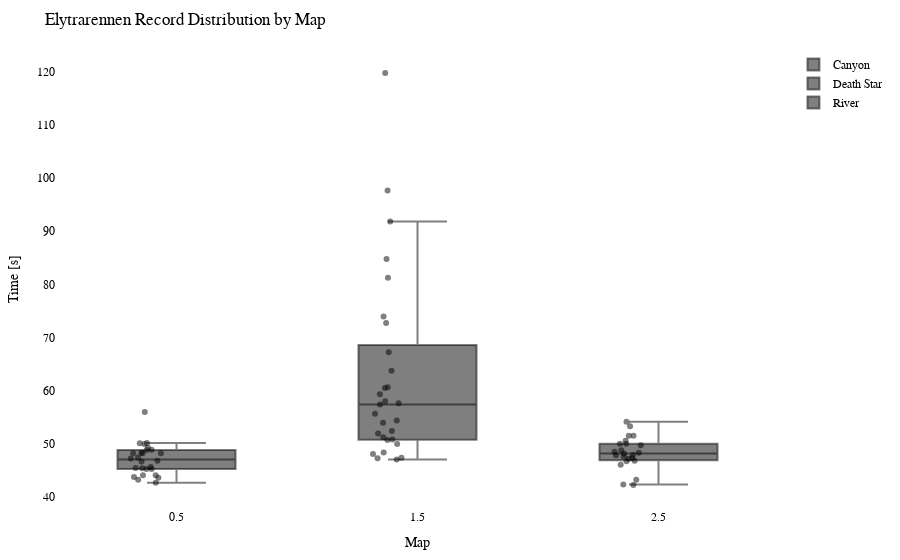

The cell this chart's notebook holds for it:
### Code cell
import plotly.graph_objects as go
import plotly.io as pio

df = getRecordsDataframe(minigame="Elytrarennen")

# Calculate the offset for centering the data points
num_columns = len(df.columns)
offset = 0.5

# Create a Swarm plot using Plotly
fig = go.Figure()

for i, column in enumerate(df.columns):
    x_values = [i + offset] * len(df[column])  # Adjust x-values with offset for horizontal centering
    fig.add_trace(go.Box(x=x_values,
                         y=df[column],
                         name=column,
                         boxpoints='all',
                         pointpos=-0.5,  # Adjust point position to prevent overlapping
                         marker=dict(color='rgba(0,0,0,0.5)', size=6),  # Adjust marker color and size
                         hovertext=df.index,
                         hoverinfo='text+y'))

fig.update_layout(title="Elytrarennen Record Distribution by Map",
                  xaxis=dict(title="Map"),
                  yaxis=dict(title="Time [s]"),
                  showlegend=True,
                  font=dict(family="Arial", size=12, color="black"),  # Customize font
                  plot_bgcolor="white",  # Set background color
                  margin=dict(l=50, r=50, t=50, b=50),  # Adjust margins for better layout
                  )

pio.show(fig)

pio.write_html(fig, "out/elytr_swarm_plot.html")

### Figure 1 — Plotly figure (JSON) as saved in the notebook; plotly's stock layout.template omitted (floating-point values rounded to 4 significant figures)
{"data": [{"boxpoints": "all", "hoverinfo": "text+y", "hovertext": ["20LeRe10", "2wc", "agowskyy", "Allooy", "Anni808", "Axollotel", "bawskey", "BusinessBent", "ByNetherdude", "byTobi", "cediiiiii_10", "Chander24", "Chrisi20101", "CML_Justin", "crocodile1870", "cxl1lo", "DarkCobweb", "deadfiight", "DerBaumIstDerWeg", "Dokkkkko", "Ex4cted", "Falke23_5", "Feinberg", "ffawks", "Fflopse", "ForceFox", "Freeeedom", "frutigall", "GamemasterNiki", "GeneralEnte06", "Gerrygames", "Gobo9", "GrafikKatze", "Grapfen", "Gummibearchen", "H1ghsay", "h4nnes", "Harold_Sensemann", "HeIsJustAPoorBoy", "HerrDante", "Jan2220", "JennieKim", "jimmi1410", "JOW23", "Joy_8oy", "juvona", "KakaMC", "Kanickelul", "Keenaai", "Kokochampi", "Kokochampo", "Kopfradio", "Krusti", "Kyuudo", "La_meleagro", "LeWi_100", "Lingex", "lizsyy", "LordAlexos", "loukrativ", "Lubottus", "Luis_XYZ", "M0orey_0", "marbrueck", "Martomias", "Mincheeen", "miridis41", "MrNulfred", "Mvsk_", "myshq", "Nexilus", "Ninivee", "officialryzon", "Oronor", "PedroZockt", "Picutar", "PixlNight", "PolizeiDreamy", "Radattel", "Radiokopf", "Raefinzs", "ReichesBrot", "revolverz", "Ritokii", "Sackkerl", "SB387", "ScreamingBlatz", "Sebi1801", "Seemops_8", "Sey__", "Shiewk", "SiLoHB", "Snitcherella", "SpeckyCut", "StaudammAusHolz", "TheBreadHD", "TheFabo", "Tomiokey", "twitchparaskiill", "Txlentierter", "T_Niko_T", "Umgfoin", "WachtelWachtel", "WirdNichtGeladen", "Wissender", "xBaumeisterin", "xX_Dima_ggg_Xx6", "xX_Masha_ggg_Xx9", "yzvm", "_n3d", "_Waldi_"], "marker": {"color": "rgba(0,0,0,0.5)", "size": 6}, "name": "Canyon", "pointpos": -0.5, "type": "box", "x": [0.5, 0.5, 0.5, 0.5, 0.5, 0.5, 0.5, 0.5, 0.5, 0.5, 0.5, 0.5, 0.5, 0.5, 0.5, 0.5, 0.5, 0.5, 0.5, 0.5, 0.5, 0.5, 0.5, 0.5, 0.5, 0.5, 0.5, 0.5, 0.5, 0.5, 0.5, 0.5, 0.5, 0.5, 0.5, 0.5, 0.5, 0.5, 0.5, 0.5, 0.5, 0.5, 0.5, 0.5, 0.5, 0.5, 0.5, 0.5, 0.5, 0.5, 0.5, 0.5, 0.5, 0.5, 0.5, 0.5, 0.5, 0.5, 0.5, 0.5, 0.5, 0.5, 0.5, 0.5, 0.5, 0.5, 0.5, 0.5, 0.5, 0.5, 0.5, 0.5, 0.5, 0.5, 0.5, 0.5, 0.5, 0.5, 0.5, 0.5, 0.5, 0.5, 0.5, 0.5, 0.5, 0.5, 0.5, 0.5, 0.5, 0.5, 0.5, 0.5, 0.5, 0.5, 0.5, 0.5, 0.5, 0.5, 0.5, 0.5, 0.5, 0.5, 0.5, 0.5, 0.5, 0.5, 0.5, 0.5, 0.5, 0.5, 0.5], "y": [null, null, null, null, null, null, null, null, null, null, null, null, 45.2, 45.58, 46.65, null, null, 48.28, null, null, null, null, null, 44.03, 43.19, null, 43.72, null, null, null, null, null, null, null, null, null, null, 55.94, 45.24, null, null, null, null, null, null, 48.81, null, null, 49.24, null, null, null, null, null, null, null, 48.18, null, null, 49.94, 47.4, null, 45.37, 43.57, null, null, null, 48.84, 46.79, null, null, 50.09, null, null, null, null, null, null, null, null, null, 48.17, null, null, null, null, 47.2, null, null, null, 44.03, 50.05, null, null, null, null, null, null, null, null, null, 45.41, 48.2, null, null, null, null, null, null, 42.62, null]}, {"boxpoints": "all", "hoverinfo": "text+y", "hovertext": ["20LeRe10", "2wc", "agowskyy", "Allooy", "Anni808", "Axollotel", "bawskey", "BusinessBent", "ByNetherdude", "byTobi", "cediiiiii_10", "Chander24", "Chrisi20101", "CML_Justin", "crocodile1870", "cxl1lo", "DarkCobweb", "deadfiight", "DerBaumIstDerWeg", "Dokkkkko", "Ex4cted", "Falke23_5", "Feinberg", "ffawks", "Fflopse", "ForceFox", "Freeeedom", "frutigall", "GamemasterNiki", "GeneralEnte06", "Gerrygames", "Gobo9", "GrafikKatze", "Grapfen", "Gummibearchen", "H1ghsay", "h4nnes", "Harold_Sensemann", "HeIsJustAPoorBoy", "HerrDante", "Jan2220", "JennieKim", "jimmi1410", "JOW23", "Joy_8oy", "juvona", "KakaMC", "Kanickelul", "Keenaai", "Kokochampi", "Kokochampo", "Kopfradio", "Krusti", "Kyuudo", "La_meleagro", "LeWi_100", "Lingex", "lizsyy", "LordAlexos", "loukrativ", "Lubottus", "Luis_XYZ", "M0orey_0", "marbrueck", "Martomias", "Mincheeen", "miridis41", "MrNulfred", "Mvsk_", "myshq", "Nexilus", "Ninivee", "officialryzon", "Oronor", "PedroZockt", "Picutar", "PixlNight", "PolizeiDreamy", "Radattel", "Radiokopf", "Raefinzs", "ReichesBrot", "revolverz", "Ritokii", "Sackkerl", "SB387", "ScreamingBlatz", "Sebi1801", "Seemops_8", "Sey__", "Shiewk", "SiLoHB", "Snitcherella", "SpeckyCut", "StaudammAusHolz", "TheBreadHD", "TheFabo", "Tomiokey", "twitchparaskiill", "Txlentierter", "T_Niko_T", "Umgfoin", "WachtelWachtel", "WirdNichtGeladen", "Wissender", "xBaumeisterin", "xX_Dima_ggg_Xx6", "xX_Masha_ggg_Xx9", "yzvm", "_n3d", "_Waldi_"], "marker": {"color": "rgba(0,0,0,0.5)", "size": 6}, "name": "Death Star", "pointpos": -0.5, "type": "box", "x": [1.5, 1.5, 1.5, 1.5, 1.5, 1.5, 1.5, 1.5, 1.5, 1.5, 1.5, 1.5, 1.5, 1.5, 1.5, 1.5, 1.5, 1.5, 1.5, 1.5, 1.5, 1.5, 1.5, 1.5, 1.5, 1.5, 1.5, 1.5, 1.5, 1.5, 1.5, 1.5, 1.5, 1.5, 1.5, 1.5, 1.5, 1.5, 1.5, 1.5, 1.5, 1.5, 1.5, 1.5, 1.5, 1.5, 1.5, 1.5, 1.5, 1.5, 1.5, 1.5, 1.5, 1.5, 1.5, 1.5, 1.5, 1.5, 1.5, 1.5, 1.5, 1.5, 1.5, 1.5, 1.5, 1.5, 1.5, 1.5, 1.5, 1.5, 1.5, 1.5, 1.5, 1.5, 1.5, 1.5, 1.5, 1.5, 1.5, 1.5, 1.5, 1.5, 1.5, 1.5, 1.5, 1.5, 1.5, 1.5, 1.5, 1.5, 1.5, 1.5, 1.5, 1.5, 1.5, 1.5, 1.5, 1.5, 1.5, 1.5, 1.5, 1.5, 1.5, 1.5, 1.5, 1.5, 1.5, 1.5, 1.5, 1.5, 1.5], "y": [null, null, null, null, null, null, null, null, null, null, null, null, null, 91.86, 52.36, null, null, 60.64, null, null, null, null, null, 47.0, 47.24, null, 50.78, null, null, null, null, null, null, 72.73, null, null, null, null, 49.93, null, 119.8, null, null, null, null, null, null, null, 59.28, null, null, null, null, null, null, null, 54.36, null, null, null, null, null, 51.19, 48.33, null, 67.2, null, null, 81.27, 55.63, null, 57.97, null, null, 48.03, null, null, null, null, 57.6, null, 50.67, 57.35, null, null, null, null, null, null, 84.77, 63.72, 73.95, null, null, null, 60.45, null, null, null, null, null, 53.94, 51.91, null, null, null, 97.68, null, null, 47.34, null]}, {"boxpoints": "all", "hoverinfo": "text+y", "hovertext": ["20LeRe10", "2wc", "agowskyy", "Allooy", "Anni808", "Axollotel", "bawskey", "BusinessBent", "ByNetherdude", "byTobi", "cediiiiii_10", "Chander24", "Chrisi20101", "CML_Justin", "crocodile1870", "cxl1lo", "DarkCobweb", "deadfiight", "DerBaumIstDerWeg", "Dokkkkko", "Ex4cted", "Falke23_5", "Feinberg", "ffawks", "Fflopse", "ForceFox", "Freeeedom", "frutigall", "GamemasterNiki", "GeneralEnte06", "Gerrygames", "Gobo9", "GrafikKatze", "Grapfen", "Gummibearchen", "H1ghsay", "h4nnes", "Harold_Sensemann", "HeIsJustAPoorBoy", "HerrDante", "Jan2220", "JennieKim", "jimmi1410", "JOW23", "Joy_8oy", "juvona", "KakaMC", "Kanickelul", "Keenaai", "Kokochampi", "Kokochampo", "Kopfradio", "Krusti", "Kyuudo", "La_meleagro", "LeWi_100", "Lingex", "lizsyy", "LordAlexos", "loukrativ", "Lubottus", "Luis_XYZ", "M0orey_0", "marbrueck", "Martomias", "Mincheeen", "miridis41", "MrNulfred", "Mvsk_", "myshq", "Nexilus", "Ninivee", "officialryzon", "Oronor", "PedroZockt", "Picutar", "PixlNight", "PolizeiDreamy", "Radattel", "Radiokopf", "Raefinzs", "ReichesBrot", "revolverz", "Ritokii", "Sackkerl", "SB387", "ScreamingBlatz", "Sebi1801", "Seemops_8", "Sey__", "Shiewk", "SiLoHB", "Snitcherella", "SpeckyCut", "StaudammAusHolz", "TheBreadHD", "TheFabo", "Tomiokey", "twitchparaskiill", "Txlentierter", "T_Niko_T", "Umgfoin", "WachtelWachtel", "WirdNichtGeladen", "Wissender", "xBaumeisterin", "xX_Dima_ggg_Xx6", "xX_Masha_ggg_Xx9", "yzvm", "_n3d", "_Waldi_"], "marker": {"color": "rgba(0,0,0,0.5)", "size": 6}, "name": "River", "pointpos": -0.5, "type": "box", "x": [2.5, 2.5, 2.5, 2.5, 2.5, 2.5, 2.5, 2.5, 2.5, 2.5, 2.5, 2.5, 2.5, 2.5, 2.5, 2.5, 2.5, 2.5, 2.5, 2.5, 2.5, 2.5, 2.5, 2.5, 2.5, 2.5, 2.5, 2.5, 2.5, 2.5, 2.5, 2.5, 2.5, 2.5, 2.5, 2.5, 2.5, 2.5, 2.5, 2.5, 2.5, 2.5, 2.5, 2.5, 2.5, 2.5, 2.5, 2.5, 2.5, 2.5, 2.5, 2.5, 2.5, 2.5, 2.5, 2.5, 2.5, 2.5, 2.5, 2.5, 2.5, 2.5, 2.5, 2.5, 2.5, 2.5, 2.5, 2.5, 2.5, 2.5, 2.5, 2.5, 2.5, 2.5, 2.5, 2.5, 2.5, 2.5, 2.5, 2.5, 2.5, 2.5, 2.5, 2.5, 2.5, 2.5, 2.5, 2.5, 2.5, 2.5, 2.5, 2.5, 2.5, 2.5, 2.5, 2.5, 2.5, 2.5, 2.5, 2.5, 2.5, 2.5, 2.5, 2.5, 2.5, 2.5, 2.5, 2.5, 2.5, 2.5, 2.5], "y": [null, null, null, null, null, null, null, null, null, null, null, null, null, 48.75, null, null, null, 48.12, null, null, null, null, null, null, 42.31, null, 43.19, null, null, 48.29, null, null, null, null, null, null, null, null, 47.82, null, null, null, null, null, null, null, null, null, null, null, null, null, null, null, null, null, 53.26, null, null, null, 51.48, null, 46.04, null, null, 50.53, null, null, 47.87, null, null, 49.98, null, null, 42.18, null, null, null, null, null, null, 47.15, null, null, null, null, 49.97, null, 54.13, 46.78, 46.69, 47.58, null, null, null, 49.71, null, null, null, null, null, 48.49, null, null, null, null, 47.3, null, null, 51.5, null]}], "layout": {"font": {"color": "black", "family": "Arial", "size": 12}, "margin": {"b": 50, "l": 50, "r": 50, "t": 50}, "plot_bgcolor": "white", "showlegend": true, "title": {"text": "Elytrarennen Record Distribution by Map"}, "xaxis": {"title": {"text": "Map"}}, "yaxis": {"title": {"text": "Time [s]"}}}}
